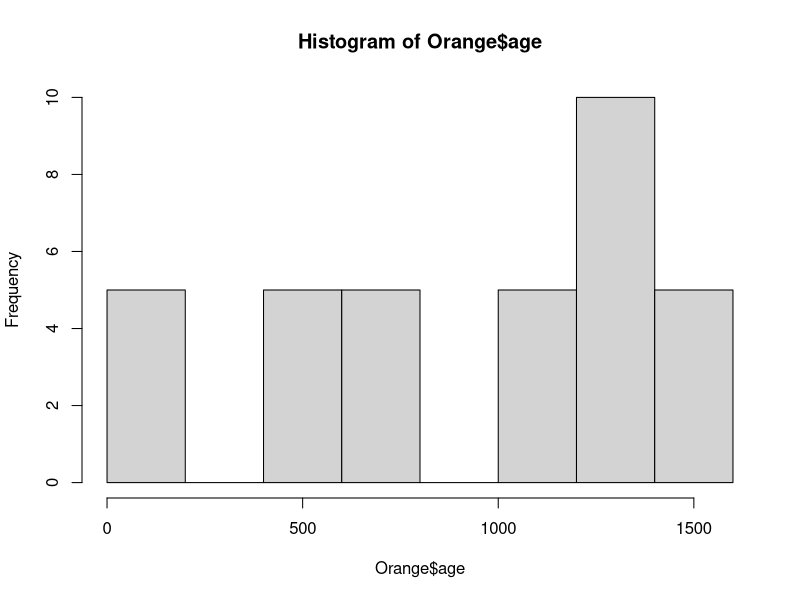
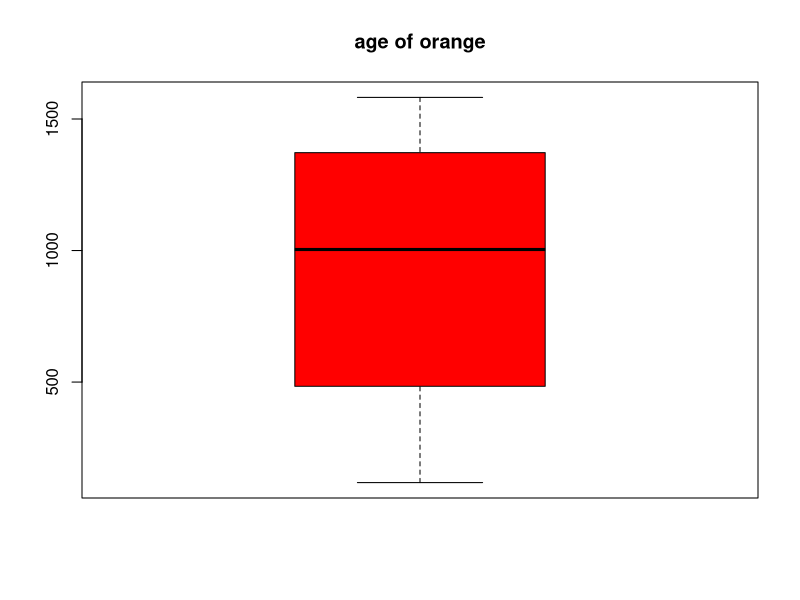

Generate these figures, in order, with R:
data()
View(Orange)

head(Orange,10)
tail(Orange,10)
str(Orange)

## mean is the average of the one hole column
mean(Orange$age)

## median is the middle value of column
median(Orange$age)

## iqr is inter quartile distance between the diffrent  diffrent quartile
IQR(Orange$age)

var(Orange$age)

range(Orange$age)

hist(Orange$age)

library(Hmisc)

cor(Orange$age,Orange$circumference)

quantile(Orange$age)

boxplot(Orange$age,main="age of orange",col = "red")

table(Orange$age)
